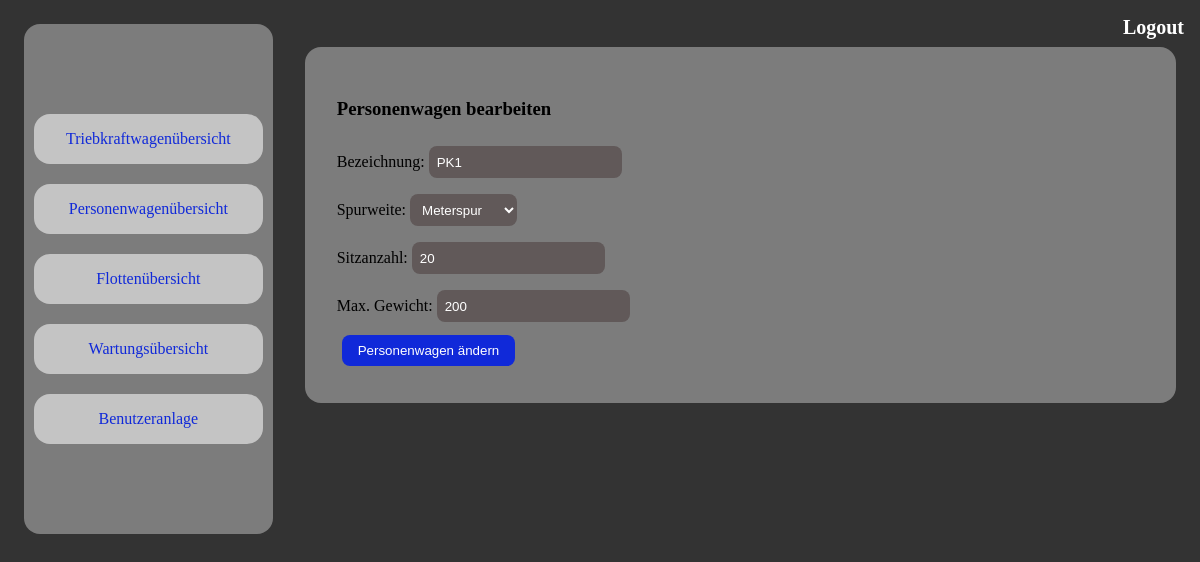
/passenger_wagon/edit/1 (signed in), run on the app's committed database.
### app/models.py (models this page shows, shortened)
class PassengerWagon(db.Model):
    __tablename__ = 'passenger_wagon'
    id = db.Column(db.Integer, primary_key=True)
    name = db.Column(db.String(32), unique=True)
    track_width = db.Column(db.Enum(TrackWidth), server_default="METERSPUR", nullable=False)
    seats = db.Column(db.Integer, nullable=False)
    max_capacity = db.Column(db.Integer, nullable=False)
    train_id = db.Column(db.Integer, db.ForeignKey('train.id', ondelete="SET NULL"))
    train = db.relationship("Train", back_populates="passenger_waggons")
    def has_track_width_meterspur(self):
        return self.track_width == TrackWidth.METERSPUR

### app/routes.py (the view, shortened to what this page needs)
@app.route('/passenger_wagon/edit/<passenger_wagon_id>', methods=['GET', 'POST'])
@login_required
@required_role
def passenger_wagon_edit(passenger_wagon_id):
    if not request.form:
        passenger_wagon = PassengerWagon.query.filter(PassengerWagon.id == passenger_wagon_id).first()
        return render_template('passenger_wagon/passenger_wagon_edit.html',
                               success=None,
                               passenger_wagon=passenger_wagon,
                               title='Personenwagen bearbeiten')

### app/__init__.py (called while the page is built)
@event.listens_for(Engine, "connect")
def set_sqlite_pragma(dbapi_connection, connection_record):
    cursor = dbapi_connection.cursor()
    cursor.execute("PRAGMA foreign_keys=ON")
    cursor.close()

### app/models.py (called while the page is built)
    def is_admin(self):
        if self.role == UserRole.admin:
            return True
        else:
            return False

    @login.user_loader
    def load_user(id):
        return User.query.get(int(id))

### app/templates/passenger_wagon/passenger_wagon_edit.html (shortened to what this page needs)
{% extends "base.html" %}
{% block content %}
    <div style="display: flex; flex-direction: row; justify-content: space-between">
    <h3>Personenwagen bearbeiten</h3>
    </div>
    <form id="passenger_wagon" action="{{url_for('passenger_wagon_edit', passenger_wagon_id=passenger_wagon.id)}}" method="post">
         <div>
             <label id="name">Bezeichnung: </label>
             <input class="inputField" type="text" name="Bezeichnung" value="{{ passenger_wagon.name }}">
         </div>
         <div>
              <label for="track_width">Spurweite: </label>
                <select class="inputField" name="Spurweite" id="track_width">
                    <option {{ "selected" if passenger_wagon.has_track_width_meterspur }} value='M'>Meterspur</option>
                </select>
         </div>
         <div>
            <label id="seats">Sitzanzahl: </label>
             <input class="inputField" type="number" name="Sitzanzahl" value="{{ passenger_wagon.seats }}">
         </div>
         <div>
             <label id="max_capacity">Max. Gewicht: </label>
             <input class="inputField" type="number" name="Max. Gewicht" value="{{ passenger_wagon.max_capacity }}">
         </div>
        <button class="submitButton" type="submit">Personenwagen ändern</button>
    </form>
{% endblock %}

### app/static/stylesheet.css (style rules this page uses)
*, *::before, *::after { box-sizing: border-box; }
body { background-color: #333333; }
button { border-radius: 1rem; padding: 1rem 2rem; cursor: pointer; }
.submitButton { border-radius: 0.5rem; padding: 0.5rem 1rem; cursor: pointer; border: none; background-color: #1029d9; color: #ffff; margin: 5px; }
.inputField { background-color: #615959; color: #ffff; height: 2rem; border-radius: 0.5rem; margin-bottom: 0.5rem; margin-top: 0.5rem; padding: 0.5rem; border:none; }

### data on the page
PassengerWagon: Bezeichnung "PK1", Sitzanzahl "20", max_capacity "200"
